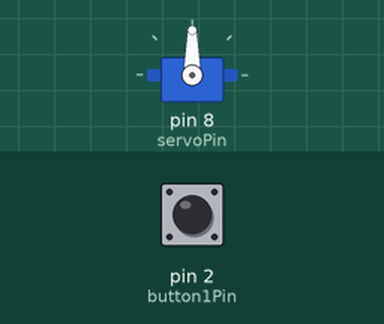
The sketch below on a simulated Arduino Uno, built with avr-gcc and run on an emulated ATmega328P. Shown: servo. The test bench sets the inputs (shaded band); at power-on: pin 2 (button1Pin) HIGH. What the sketch prints to the serial monitor is not drawn.

Above: at 1.2 s.
1.3 s: pin 2 (button1Pin) pulled LOW for 1 s
At 3.8 s:
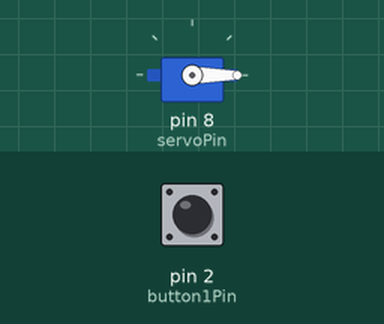
4.3 s: pin 2 (button1Pin) pulled LOW for 3.2 s
At 4.45 s:
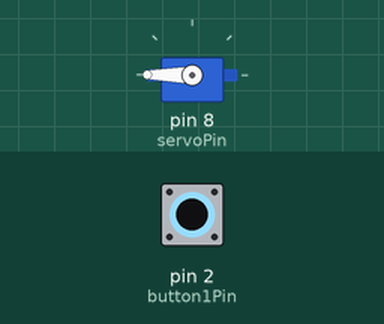
Timing chart, 0 to 9.1 s (numbered marks = the images above; inputs shaded):
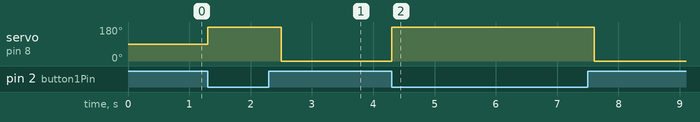

The sketch:

ButtonServo.ino
```cpp
#include <Servo.h>

Servo servo;

int button1Pin = 2;
int servoPin = 8;

void setup() {

  pinMode(button1Pin, INPUT_PULLUP);
  servo.attach(servoPin);

  Serial.begin(9600);
}

void loop() {

  int button1State;

  button1State = digitalRead(button1Pin);

  if(button1State == LOW){
    servo.write(180);
    delay(300);
    servo.write(0);
  }

  Serial.println(button1State);
}
```

Measured:
- after the input at 1.3 s, servo on pin 8 (servoPin): 90° → 180° at once, → 0° 1.2 s later
- after the input at 4.3 s, servo on pin 8 (servoPin): 0° → 180° at once, → 0° 3.3 s later
